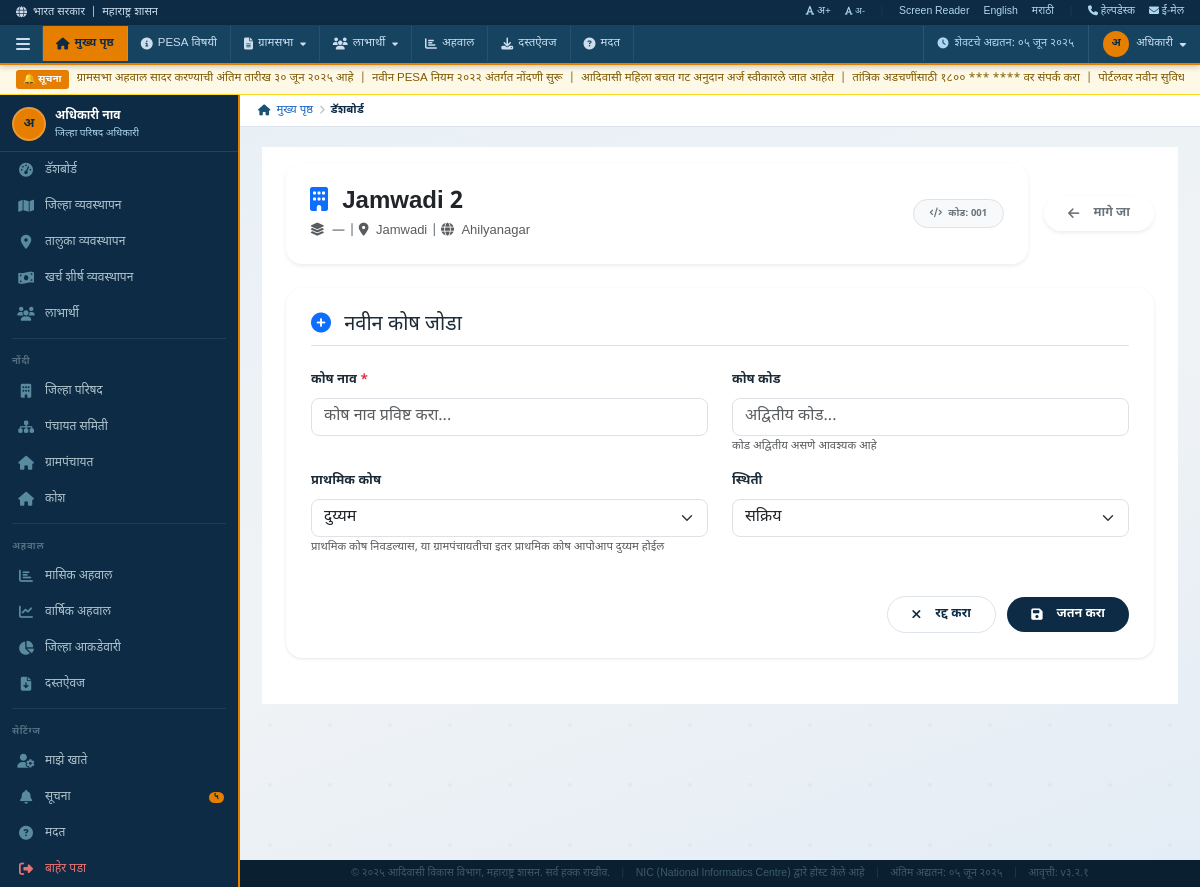
The page /Kosh/Kosh-Add/2/ (signed in) on the database its author committed.
### Kosh/models.py (models this page shows, shortened)
class GramPanchayat(models.Model):
    STATUS_CHOICES = (
        ('Active', 'Active'),
        ('Inactive', 'Inactive'),
    )
    panchayat_samiti = models.ForeignKey(Panchayat_Samiti,on_delete=models.SET_NULL,null=True,blank=True, related_name='gram_panchayats')
    gram_panchayat_name = models.CharField(max_length=255,null=True,blank=True)
    gram_panchayat_code = models.CharField(max_length=50,null=True,blank=True)
    address = models.TextField(null=True,blank=True)
    status = models.CharField(max_length=20,choices=STATUS_CHOICES,default='Active',null=True,blank=True)
    is_deleted = models.BooleanField(default=False,null=True,blank=True)
    deleted_date = models.DateTimeField(null=True,blank=True)
    created_at = models.DateTimeField(auto_now_add=True,null=True,blank=True)
    updated_at = models.DateTimeField(auto_now=True,null=True,blank=True)

### PanchayatSamiti/models.py (models this page shows)
class Panchayat_Samiti(models.Model):
    STATUS_CHOICES = (
        ('Active', 'Active'),
        ('Inactive', 'Inactive'),
    )
    zilla_parishad = models.ForeignKey(Zilla_Parishad,on_delete=models.SET_NULL,null=True,blank=True, related_name='panchayat_samitis')
    panchayat_samiti_name = models.CharField(max_length=255,null=True,blank=True)
    panchayat_samiti_code = models.CharField(max_length=255,unique=True,null=True,blank=True)
    taluka = models.ForeignKey(Taluka,on_delete=models.SET_NULL,null=True,blank=True,related_name='panchayat_samitis')
    status = models.CharField(max_length=20,choices=STATUS_CHOICES,default='Active',null=True,blank=True)
    created_at = models.DateTimeField(auto_now_add=True,null=True,blank=True)
    updated_at = models.DateTimeField(auto_now=True,null=True,blank=True)

### Main/models.py (models this page shows, shortened)
class Taluka(models.Model):
    district = models.ForeignKey('District',on_delete=models.SET_NULL,null=True,blank=True,related_name='talukas')
    name = models.CharField(max_length=255, null=True, blank=True)
    created_at = models.DateTimeField(auto_now_add=True, null=True, blank=True)
    updated_at = models.DateTimeField(auto_now=True, null=True, blank=True)

class District(models.Model):
    name = models.CharField(max_length=255, null=True, blank=True)
    created_at = models.DateTimeField(auto_now_add=True, null=True, blank=True)
    updated_at = models.DateTimeField(auto_now=True, null=True, blank=True)

### Kosh/views.py (the view, shortened to what this page needs)
# urls.py: path('Kosh-Add/<int:grampanchayat_id>/', views.Kosh_Add, name='Kosh-Add'),
def Kosh_Add(request, grampanchayat_id):
    if not request.session.get('superuser_id'):
        return redirect('SuperUser-Login')
    try:
        user = Super_User.objects.get(
            id=request.session.get('superuser_id'),
            status='Active'
        )
    except Super_User.DoesNotExist:
        request.session.flush()
        return redirect('SuperUser-Login')
    try:
        gram_panchayat = GramPanchayat.objects.get(
            id=grampanchayat_id,
            is_deleted=False,
            status='Active'
        )
    except GramPanchayat.DoesNotExist:
        messages.error(request, 'ग्रामपंचायत सापडली नाही')
        return redirect('Kosh-Manage-Grampanchayat')
    kosh_list = Kosh.objects.filter(
        grampanchayat=gram_panchayat,
        is_deleted=False
    ).order_by('-id')
    total_kosh = kosh_list.count()
    active_count = kosh_list.filter(status='Active').count()
    primary_count = kosh_list.filter(is_primary=True).count()
    kosh_name = request.GET.get('kosh_name', '').strip()
    kosh_code = request.GET.get('kosh_code', '').strip()
    status_filter = request.GET.get('status', 'all')
    reset = request.GET.get('reset', '')
    if reset:
        kosh_name = ''
        kosh_code = ''
        status_filter = 'all'
    if status_filter == 'active':
        kosh_list = kosh_list.filter(status='Active')
    elif status_filter == 'inactive':
        kosh_list = kosh_list.filter(status='Inactive')
    elif status_filter == 'closed':
        kosh_list = kosh_list.filter(status='Closed')
    if kosh_name:
        kosh_list = kosh_list.filter(kosh_name__icontains=kosh_name)
    if kosh_code:
        kosh_list = kosh_list.filter(kosh_code__icontains=kosh_code)
    filtered_count = kosh_list.count()
    paginator = Paginator(kosh_list, 15)
    page_number = request.GET.get('page', 1)
    kosh_page = paginator.get_page(page_number)
    start_index = (kosh_page.number - 1) * paginator.per_page + 1
    context = {
        'user': user,
        'gram_panchayat': gram_panchayat,
        'kosh_list': kosh_page,
        'total_kosh': total_kosh,
        'filtered_count': filtered_count,
        'active_count': active_count,
        'primary_count': primary_count,
        'start_index': start_index,
        'kosh_name': kosh_name,
        'kosh_code': kosh_code,
        'status_filter': status_filter,
    }
    return render(request, 'Kosh-Add.html', context)

### Kosh/templates/Kosh-Add.html (shortened to what this page needs)
{% extends 'Superuser-base.html' %}
{% load static %}
{% block content %}
<div class="container-fluid px-4 py-3 bg-white">
<div class="d-flex justify-content-between align-items-center flex-wrap gap-3 mb-4">
  <div class="card border-0 shadow-sm rounded-4 flex-grow-1 mb-0">
    <div class="card-body p-4">
      <div class="d-flex justify-content-between align-items-center flex-wrap gap-3">
        <div>
          <h4 class="mb-1 fw-bold text-dark">
            <i class="fas fa-building text-primary me-2"></i>
            {{ gram_panchayat.gram_panchayat_name }}
          </h4>
          <p class="text-muted mb-0">
            <i class="fas fa-layer-group me-1"></i>
            {{ gram_panchayat.panchayat_samiti_name|default:"—" }}
            {% if gram_panchayat.panchayat_samiti %}
              | <i class="fas fa-map-marker-alt me-1"></i>
              {{ gram_panchayat.panchayat_samiti.taluka.name|default:"—" }}
              | <i class="fas fa-globe me-1"></i>
              {{ gram_panchayat.panchayat_samiti.taluka.district.name|default:"—" }}
            {% endif %}
          </p>
        </div>
        <div>
          <span class="badge bg-light border px-3 py-2 rounded-pill">
            <i class="fas fa-code text-secondary me-1"></i>
            <span class="text-secondary">
              कोड: {{ gram_panchayat.gram_panchayat_code|default:"—" }}
            </span>
          </span>
        </div>
      </div>
    </div>
  </div>
  <div>
    <a href="{% url 'Kosh-Management' gram_panchayat.id %}"
       class="btn btn-outline-secondary rounded-pill px-4 py-2 shadow-sm back-btn">
      <i class="fas fa-arrow-left me-2"></i>
      मागे जा
    </a>
  </div>
</div>
  <div class="form-section">
    <h5 class="mb-4 pb-2 border-bottom">
      <i class="fas fa-plus-circle text-primary me-2"></i> नवीन कोष जोडा
    </h5>
    <form method="POST" action="{% url 'Kosh-Add' gram_panchayat.id %}">
      <div class="row">
        <div class="col-md-6 mb-3">
          <label class="form-label fw-semibold">कोष नाव <span class="text-danger">*</span></label>
          <input type="text" name="kosh_name" class="form-control rounded-3"
                 placeholder="कोष नाव प्रविष्ट करा..." required>
        </div>
        <div class="col-md-6 mb-3">
          <label class="form-label fw-semibold">कोष कोड</label>
          <input type="text" name="kosh_code" class="form-control rounded-3"
                 placeholder="अद्वितीय कोड...">
          <small class="text-muted">कोड अद्वितीय असणे आवश्यक आहे</small>
        </div>
      </div>
      <div class="row">
        <div class="col-md-6 mb-3">
          <label class="form-label fw-semibold">प्राथमिक कोष</label>
          <select name="is_primary" class="form-select rounded-3">
            <option value="False">दुय्यम</option>
          </select>
          <small class="text-muted">प्राथमिक कोष निवडल्यास, या ग्रामपंचायतीचा इतर प्राथमिक कोष आपोआप दुय्यम होईल</small>
        </div>
        <div class="col-md-6 mb-3">
          <label class="form-label fw-semibold">स्थिती</label>
          <select name="status" class="form-select rounded-3">
            <option value="Active">सक्रिय</option>
          </select>
        </div>
      </div>
      <div class="mt-4 text-end">
        <a href="{% url 'Kosh-Management' gram_panchayat.id %}" class="btn btn-secondary rounded-pill px-4 me-2">
          <i class="fas fa-times me-2"></i> रद्द करा
        </a>
        <button type="submit" class="btn btn-primary rounded-pill px-4">
          <i class="fas fa-save me-2"></i> जतन करा
        </button>
      </div>
    </form>
  </div>
</div>
{% endblock %}

### Navbar/templates/Superuser-base.html (style rules this page uses)
* { box-sizing:border-box;margin:0;padding:0; }
:root { --navy:#0d2b45; --navy2:#154360; --navy3:#1a5276; --gold:#e67e00; --gold2:#f39c12; --white:#fff; --gray1:#f0f3f5; --gray2:#dce3ea; --gray3:#b0bec5; --text:#1c2b38; --muted:#5a6a78; --danger:#c0392b; --green:#1e7e34; --link:#1565c0; --sidebar-width: 240px; }
body { font-family:'Noto Sans Devanagari',sans-serif; font-size:13px; background:var(--gray1); color:var(--text); min-height:100vh; display:flex; flex-direction:column; }
.card { background:#fff; border:1px solid var(--gray2); border-radius:8px; overflow:hidden; box-shadow:0 1px 6px rgba(13,43,69,.07); }
.card-body { padding:16px; }
.btn { display:inline-flex;align-items:center;gap:6px; padding:8px 14px;border-radius:4px; font-size:12.5px;font-weight:600;font-family:inherit; cursor:pointer;border:none;transition:all .15s;text-decoration:none; }
.btn-primary { background:var(--navy);color:#fff; }
.btn-secondary { background:#fff;color:var(--navy);border:1px solid var(--gray2); }
.btn i { font-size:13px; }

### Kosh/templates/Kosh-Add.html (style rules this page uses)
.form-section { background: #fff; border-radius: 16px; padding: 25px; margin-bottom: 30px; box-shadow: 0 1px 3px rgba(0,0,0,0.1); }
.back-btn { transition: all 0.3s ease; }

### rows shown on the page
GramPanchayat: gram_panchayat_name "Jamwadi 2", panchayat_samiti.taluka.name "Jamwadi", panchayat_samiti.taluka.district.name "Ahilyanagar", gram_panchayat_code "001"

### other values the page prints
{{ gram_panchayat.panchayat_samiti_name|default:"—" }} "—"
